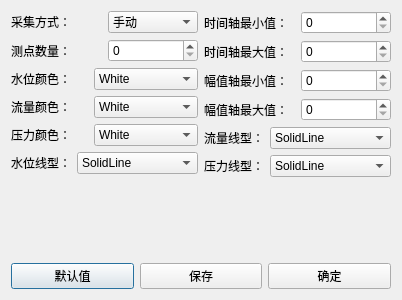
<?xml version="1.0" encoding="UTF-8"?>
<ui version="4.0">
 <class>SettingDialog</class>
 <widget class="QDialog" name="SettingDialog">
  <property name="geometry">
   <rect>
    <x>0</x>
    <y>0</y>
    <width>400</width>
    <height>300</height>
   </rect>
  </property>
  <property name="windowTitle">
   <string>Dialog</string>
  </property>
  <layout class="QGridLayout" name="gridLayout">
   <item row="0" column="0">
    <layout class="QVBoxLayout" name="verticalLayout_3">
     <item>
      <layout class="QHBoxLayout" name="horizontalLayout_8">
       <item>
        <layout class="QVBoxLayout" name="verticalLayout">
         <item>
          <layout class="QHBoxLayout" name="horizontalLayout">
           <item>
            <widget class="QLabel" name="label">
             <property name="text">
              <string>采集方式：</string>
             </property>
            </widget>
           </item>
           <item>
            <widget class="QComboBox" name="acquireStyle">
             <item>
              <property name="text">
               <string>手动</string>
              </property>
             </item>
             <item>
              <property name="text">
               <string>100ms</string>
              </property>
             </item>
             <item>
              <property name="text">
               <string>200ms</string>
              </property>
             </item>
             <item>
              <property name="text">
               <string>400ms</string>
              </property>
             </item>
             <item>
              <property name="text">
               <string>600ms</string>
              </property>
             </item>
             <item>
              <property name="text">
               <string>800ms</string>
              </property>
             </item>
             <item>
              <property name="text">
               <string>1s</string>
              </property>
             </item>
             <item>
              <property name="text">
               <string>2s</string>
              </property>
             </item>
             <item>
              <property name="text">
               <string>3s</string>
              </property>
             </item>
             <item>
              <property name="text">
               <string>5s</string>
              </property>
             </item>
             <item>
              <property name="text">
               <string>8s</string>
              </property>
             </item>
             <item>
              <property name="text">
               <string>10s</string>
              </property>
             </item>
             <item>
              <property name="text">
               <string>15s</string>
              </property>
             </item>
             <item>
              <property name="text">
               <string>30s</string>
              </property>
             </item>
             <item>
              <property name="text">
               <string>1min</string>
              </property>
             </item>
             <item>
              <property name="text">
               <string>2min</string>
              </property>
             </item>
             <item>
              <property name="text">
               <string>3min</string>
              </property>
             </item>
             <item>
              <property name="text">
               <string>4min</string>
              </property>
             </item>
             <item>
              <property name="text">
               <string>5min</string>
              </property>
             </item>
             <item>
              <property name="text">
               <string>6min</string>
              </property>
             </item>
             <item>
              <property name="text">
               <string>7min</string>
              </property>
             </item>
             <item>
              <property name="text">
               <string>8min</string>
              </property>
             </item>
             <item>
              <property name="text">
               <string>9min</string>
              </property>
             </item>
             <item>
              <property name="text">
               <string>10min</string>
              </property>
             </item>
             <item>
              <property name="text">
               <string/>
              </property>
             </item>
            </widget>
           </item>
          </layout>
         </item>
         <item>
          <layout class="QHBoxLayout" name="horizontalLayout_2">
           <item>
            <widget class="QLabel" name="label_2">
             <property name="text">
              <string>测点数量：</string>
             </property>
            </widget>
           </item>
           <item>
            <widget class="QSpinBox" name="testCount"/>
           </item>
          </layout>
         </item>
         <item>
          <layout class="QHBoxLayout" name="horizontalLayout_10">
           <item>
            <widget class="QLabel" name="label_9">
             <property name="text">
              <string>水位颜色：</string>
             </property>
            </widget>
           </item>
           <item>
            <widget class="QComboBox" name="waterColor">
             <item>
              <property name="text">
               <string>White</string>
              </property>
             </item>
             <item>
              <property name="text">
               <string>Black</string>
              </property>
             </item>
             <item>
              <property name="text">
               <string>Cyan</string>
              </property>
             </item>
             <item>
              <property name="text">
               <string>DarkCyan</string>
              </property>
             </item>
             <item>
              <property name="text">
               <string>Red</string>
              </property>
             </item>
             <item>
              <property name="text">
               <string>DarkRed</string>
              </property>
             </item>
             <item>
              <property name="text">
               <string>Megenta</string>
              </property>
             </item>
             <item>
              <property name="text">
               <string>DarkMegenta</string>
              </property>
             </item>
             <item>
              <property name="text">
               <string>Green</string>
              </property>
             </item>
             <item>
              <property name="text">
               <string>DarkGreen</string>
              </property>
             </item>
             <item>
              <property name="text">
               <string>Yellow</string>
              </property>
             </item>
             <item>
              <property name="text">
               <string>DarkYellow</string>
              </property>
             </item>
             <item>
              <property name="text">
               <string>Blue</string>
              </property>
             </item>
             <item>
              <property name="text">
               <string>DarkBlue</string>
              </property>
             </item>
             <item>
              <property name="text">
               <string>Gray</string>
              </property>
             </item>
             <item>
              <property name="text">
               <string>DarkGray</string>
              </property>
             </item>
             <item>
              <property name="text">
               <string>LightGray</string>
              </property>
             </item>
            </widget>
           </item>
          </layout>
         </item>
         <item>
          <layout class="QHBoxLayout" name="horizontalLayout_14">
           <item>
            <widget class="QLabel" name="label_13">
             <property name="text">
              <string>流量颜色：</string>
             </property>
            </widget>
           </item>
           <item>
            <widget class="QComboBox" name="flowColor">
             <item>
              <property name="text">
               <string>White</string>
              </property>
             </item>
             <item>
              <property name="text">
               <string>Black</string>
              </property>
             </item>
             <item>
              <property name="text">
               <string>Cyan</string>
              </property>
             </item>
             <item>
              <property name="text">
               <string>DarkCyan</string>
              </property>
             </item>
             <item>
              <property name="text">
               <string>Red</string>
              </property>
             </item>
             <item>
              <property name="text">
               <string>DarkRed</string>
              </property>
             </item>
             <item>
              <property name="text">
               <string>Megenta</string>
              </property>
             </item>
             <item>
              <property name="text">
               <string>DarkMegenta</string>
              </property>
             </item>
             <item>
              <property name="text">
               <string>Green</string>
              </property>
             </item>
             <item>
              <property name="text">
               <string>DarkGreen</string>
              </property>
             </item>
             <item>
              <property name="text">
               <string>Yellow</string>
              </property>
             </item>
             <item>
              <property name="text">
               <string>DarkYellow</string>
              </property>
             </item>
             <item>
              <property name="text">
               <string>Blue</string>
              </property>
             </item>
             <item>
              <property name="text">
               <string>DarkBlue</string>
              </property>
             </item>
             <item>
              <property name="text">
               <string>Gray</string>
              </property>
             </item>
             <item>
              <property name="text">
               <string>DarkGray</string>
              </property>
             </item>
             <item>
              <property name="text">
               <string>LightGray</string>
              </property>
             </item>
            </widget>
           </item>
          </layout>
         </item>
         <item>
          <layout class="QHBoxLayout" name="horizontalLayout_15">
           <item>
            <widget class="QLabel" name="label_14">
             <property name="text">
              <string>压力颜色：</string>
             </property>
            </widget>
           </item>
           <item>
            <widget class="QComboBox" name="pressColor">
             <item>
              <property name="text">
               <string>White</string>
              </property>
             </item>
             <item>
              <property name="text">
               <string>Black</string>
              </property>
             </item>
             <item>
              <property name="text">
               <string>Cyan</string>
              </property>
             </item>
             <item>
              <property name="text">
               <string>DarkCyan</string>
              </property>
             </item>
             <item>
              <property name="text">
               <string>Red</string>
              </property>
             </item>
             <item>
              <property name="text">
               <string>DarkRed</string>
              </property>
             </item>
             <item>
              <property name="text">
               <string>Megenta</string>
              </property>
             </item>
             <item>
              <property name="text">
               <string>DarkMegenta</string>
              </property>
             </item>
             <item>
              <property name="text">
               <string>Green</string>
              </property>
             </item>
             <item>
              <property name="text">
               <string>DarkGreen</string>
              </property>
             </item>
             <item>
              <property name="text">
               <string>Yellow</string>
              </property>
             </item>
             <item>
              <property name="text">
               <string>DarkYellow</string>
              </property>
             </item>
             <item>
              <property name="text">
               <string>Blue</string>
              </property>
             </item>
             <item>
              <property name="text">
               <string>DarkBlue</string>
              </property>
             </item>
             <item>
              <property name="text">
               <string>Gray</string>
              </property>
             </item>
             <item>
              <property name="text">
               <string>DarkGray</string>
              </property>
             </item>
             <item>
              <property name="text">
               <string>LightGray</string>
              </property>
             </item>
            </widget>
           </item>
          </layout>
         </item>
         <item>
          <layout class="QHBoxLayout" name="horizontalLayout_11">
           <item>
            <widget class="QLabel" name="label_10">
             <property name="text">
              <string>水位线型：</string>
             </property>
            </widget>
           </item>
           <item>
            <widget class="QComboBox" name="waterLinestyle">
             <item>
              <property name="text">
               <string>SolidLine</string>
              </property>
             </item>
             <item>
              <property name="text">
               <string>DashLine</string>
              </property>
             </item>
             <item>
              <property name="text">
               <string>DashDotLine</string>
              </property>
             </item>
             <item>
              <property name="text">
               <string>DashDotDotLine</string>
              </property>
             </item>
            </widget>
           </item>
          </layout>
         </item>
        </layout>
       </item>
       <item>
        <layout class="QVBoxLayout" name="verticalLayout_2">
         <item>
          <layout class="QHBoxLayout" name="horizontalLayout_3">
           <item>
            <widget class="QLabel" name="label_3">
             <property name="text">
              <string>时间轴最小值：</string>
             </property>
            </widget>
           </item>
           <item>
            <widget class="QSpinBox" name="timeMIn"/>
           </item>
          </layout>
         </item>
         <item>
          <layout class="QHBoxLayout" name="horizontalLayout_4">
           <item>
            <widget class="QLabel" name="label_4">
             <property name="text">
              <string>时间轴最大值：</string>
             </property>
            </widget>
           </item>
           <item>
            <widget class="QSpinBox" name="timeMax"/>
           </item>
          </layout>
         </item>
         <item>
          <layout class="QHBoxLayout" name="horizontalLayout_5">
           <item>
            <widget class="QLabel" name="label_5">
             <property name="text">
              <string>幅值轴最小值：</string>
             </property>
            </widget>
           </item>
           <item>
            <widget class="QSpinBox" name="valueMin"/>
           </item>
          </layout>
         </item>
         <item>
          <layout class="QHBoxLayout" name="horizontalLayout_6">
           <item>
            <widget class="QLabel" name="label_6">
             <property name="text">
              <string>幅值轴最大值：</string>
             </property>
            </widget>
           </item>
           <item>
            <widget class="QSpinBox" name="valueMax"/>
           </item>
          </layout>
         </item>
         <item>
          <layout class="QHBoxLayout" name="horizontalLayout_12">
           <item>
            <widget class="QLabel" name="label_11">
             <property name="text">
              <string>流量线型：</string>
             </property>
            </widget>
           </item>
           <item>
            <widget class="QComboBox" name="flowLineStyle">
             <item>
              <property name="text">
               <string>SolidLine</string>
              </property>
             </item>
             <item>
              <property name="text">
               <string>DashLine</string>
              </property>
             </item>
             <item>
              <property name="text">
               <string>DashDotLine</string>
              </property>
             </item>
             <item>
              <property name="text">
               <string>DashDotDotLine</string>
              </property>
             </item>
            </widget>
           </item>
          </layout>
         </item>
         <item>
          <layout class="QHBoxLayout" name="horizontalLayout_13">
           <item>
            <widget class="QLabel" name="label_12">
             <property name="text">
              <string>压力线型：</string>
             </property>
            </widget>
           </item>
           <item>
            <widget class="QComboBox" name="pressLineStyle">
             <item>
              <property name="text">
               <string>SolidLine</string>
              </property>
             </item>
             <item>
              <property name="text">
               <string>DashLine</string>
              </property>
             </item>
             <item>
              <property name="text">
               <string>DashDotLine</string>
              </property>
             </item>
             <item>
              <property name="text">
               <string>DashDotDotLine</string>
              </property>
             </item>
            </widget>
           </item>
          </layout>
         </item>
        </layout>
       </item>
      </layout>
     </item>
     <item>
      <spacer name="verticalSpacer">
       <property name="orientation">
        <enum>Qt::Vertical</enum>
       </property>
       <property name="sizeHint" stdset="0">
        <size>
         <width>20</width>
         <height>40</height>
        </size>
       </property>
      </spacer>
     </item>
     <item>
      <layout class="QHBoxLayout" name="horizontalLayout_7">
       <item>
        <widget class="QPushButton" name="defaultButton">
         <property name="text">
          <string>默认值</string>
         </property>
        </widget>
       </item>
       <item>
        <widget class="QPushButton" name="saveButton">
         <property name="text">
          <string>保存</string>
         </property>
        </widget>
       </item>
       <item>
        <widget class="QPushButton" name="confirmButton">
         <property name="text">
          <string>确定</string>
         </property>
        </widget>
       </item>
      </layout>
     </item>
    </layout>
   </item>
  </layout>
 </widget>
 <resources/>
 <connections/>
</ui>
